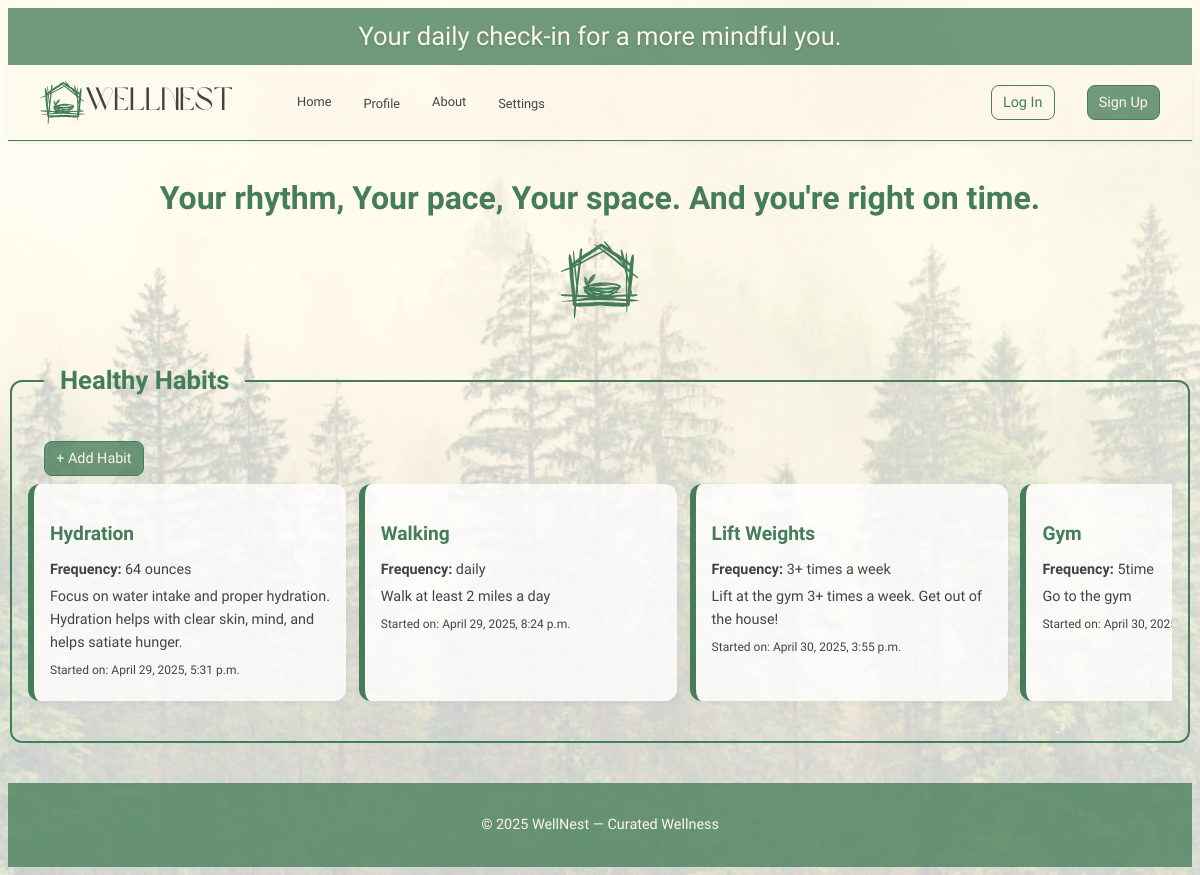
The page /habits/ on the database its author committed.
### main_app/models.py (models this page shows, shortened)
class Habit(models.Model):
    user = models.ForeignKey(User, on_delete=models.CASCADE, null=True)
    title = models.CharField(max_length=100)
    description = models.TextField()
    frequency = models.CharField(max_length=50)
    created_at = models.DateTimeField(auto_now_add=True)

### main_app/views.py (the view)
# urls.py: path('habits/', views.habit_index, name='habit-index'),  # list view
def habit_index(request):
    user = User.objects.first()
    habits = Habit.objects.filter(user=user)
    return render(request, 'habits/index.html', {'habits': habits})

### main_app/templates/habits/index.html
{% extends 'base.html' %}
{% load static %}
{% block head %}
<link rel="stylesheet" href="{% static 'css/habits/habit-index.css' %}">
{% endblock %}
{% block content %}
<section class="page-header">
  <h1>Your rhythm, Your pace, Your space. And you're right on time.</h1>
  <img src="{% static 'images/whiteNestHouse.svg' %}" alt="WellNest House Logo" class="tiny-logo">
</section>
<section class="habit-groups">
  <fieldset class="habit-group">
    <legend class="habit-legend">Healthy Habits</legend>
    <div class="section-actions">
      <a href="{% url 'habit-create' %}" class="btn-solid small-btn">+ Add Habit</a>
    </div>
    <div class="card-container">
      {% for habit in habits %}
          <a href="{% url 'habit-detail' habit.id %}" class="card">
            <div class="card-content">
              <h3 class="card-title">{{ habit.title }}</h3>
              <p><strong>Frequency:</strong> {{ habit.frequency }}</p>
              <p>{{ habit.description }}</p>
              <p><small>Started on: {{ habit.created_at }}</small></p>
            </div>
          </a>
      {% endfor %}
    </div>
  </fieldset>
</section>
{% endblock %}

### main_app/static/css/base.css (style rules this page uses)
:root { --color-brand-primary: #457D58; --color-brand-secondary: #CCC9A1; --color-text-primary: #434343; --color-text-secondary: #8E8E8E; --color-background: #fcf7ea; --color-accent-optional: #754668; }
body { font-family: 'Be Vietnam Pro', Arial, sans-serif; background: linear-gradient(rgba(255, 255, 255, 0.7), rgba(255, 255, 255, 0.7)), url('/static/images/Reflection.png') no-repeat center center fixed; background-size: cover; color: var(--color-text-primary); line-height: 1.6; min-height: 100vh; display: flex; flex-direction: column; }
.btn-solid, .btn-outline, .small-btn { text-decoration: none; font-size: 0.9rem; padding: 0.3rem 0.7rem; border-radius: 8px; font-weight: 500; display: inline-block; transition: background-color 0.3s ease, color 0.3s ease; }
.btn-solid { border: 1px solid var(--color-brand-primary); background-color: #457d58c5; color: var(--color-background); }

### main_app/static/css/habits/habit-index.css (style rules this page uses)
.page-header { text-align: center; margin: 2rem 0; display: flex; flex-direction: column; align-items: center; gap: 0.5rem; }
.page-header h1 { font-size: 2rem; font-weight: 700; color: var(--color-brand-primary); margin: 0; }
.page-header .tiny-logo { width: 80px; height: auto; margin: 0.5rem 0; }
.habit-groups { display: grid; grid-template-columns: 1fr; gap: 2.5rem; }
.habit-group { border: 2px solid var(--color-brand-primary); border-radius: 12px; padding: 2rem 1rem 1.5rem; margin-bottom: 2.5rem; position: relative; }
.habit-legend { font-size: 1.6rem; font-weight: 600; padding: 0 1rem; color: var(--color-brand-primary); margin-left: 1rem; }
.card-container { display: flex; flex-wrap: nowrap; overflow-x: auto; gap: 0.8rem; padding-bottom: 1rem; }
.card-container a { text-decoration: none; }
.card { flex: 0 0 280px; background-color: #ffffffcc; border-left: 6px solid var(--color-brand-primary); border-radius: 12px; padding: 1rem; box-shadow: 0 2px 6px rgba(0, 0, 0, 0.04); transition: transform 0.3s ease, box-shadow 0.3s ease; }
.card-title { font-size: 1.2rem; font-weight: 600; margin-bottom: 0.5rem; color: var(--color-brand-primary); }
.card p { margin: 0.25rem 0; font-size: 0.9rem; color: var(--color-text-primary); }
.section-actions { display: flex; justify-content: flex-start; padding: 0.5rem 1rem; }

### rows shown on the page
Habit: title "Hydration", frequency "64 ounces", description "Focus on water intake and proper hydration. Hydration helps with clear skin, mind, and helps satiate hunger.", created_at "April 29, 2025, 5:31 p.m."
Habit: title "Walking", frequency "daily", description "Walk at least 2 miles a day", created_at "April 29, 2025, 8:24 p.m."
Habit: title "Lift Weights", frequency "3+ times a week", description "Lift at the gym 3+ times a week. Get out of the house!", created_at "April 30, 2025, 3:55 p.m."
Habit: title "Gym", frequency "5time", description "Go to the gym", created_at "April 30,…"
